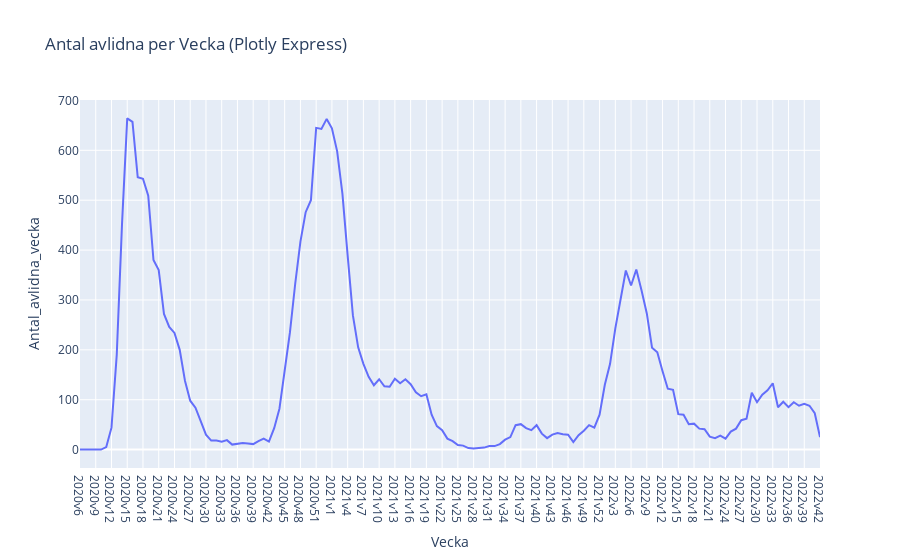

Notebook code cell kept with this figure:
### Code cell
# Seaborn

plt.figure(figsize=(18, 6))

sns.lineplot(x='Vecka', y='Antal_avlidna_vecka', data=covid_data)
plt.title('Antal avlidna per Vecka (Seaborn)')
plt.xlabel('Vecka')
plt.ylabel('Nya Fall')

xticks = np.arange(0, len(covid_data['Vecka']), step=5)
plt.xticks(ticks=xticks, labels=covid_data['Vecka'][xticks], rotation=45)
plt.tight_layout
plt.show()


# Plotly Express
fig_px = px.line(covid_data, x='Vecka', y='Antal_avlidna_vecka', title='Antal avlidna per Vecka (Plotly Express)')
fig_px.show()
# fig_px.write_html("../Labb/Visualiseringar/Avlidna_per_vecka_plotly.html")

### Figure 1 — Plotly figure (JSON) as saved in the notebook; plotly's stock layout.template omitted (floating-point values rounded to 4 significant figures; data arrays with more than 128 entries replaced by an {"elided": "..."} marker saying what was removed)
{"data": [{"hovertemplate": "Vecka=%{x}<br>Antal_avlidna_vecka=%{y}<extra></extra>", "legendgroup": "", "line": {"color": "#636efa", "dash": "solid"}, "marker": {"symbol": "circle"}, "mode": "lines", "name": "", "orientation": "v", "showlegend": false, "type": "scatter", "x": {"elided": "142 str values"}, "xaxis": "x", "y": {"elided": "142 int values"}, "yaxis": "y"}], "layout": {"legend": {"tracegroupgap": 0}, "title": {"text": "Antal avlidna per Vecka (Plotly Express)"}, "xaxis": {"anchor": "y", "domain": [0, 1], "title": {"text": "Vecka"}}, "yaxis": {"anchor": "x", "domain": [0, 1], "title": {"text": "Antal_avlidna_vecka"}}}}
